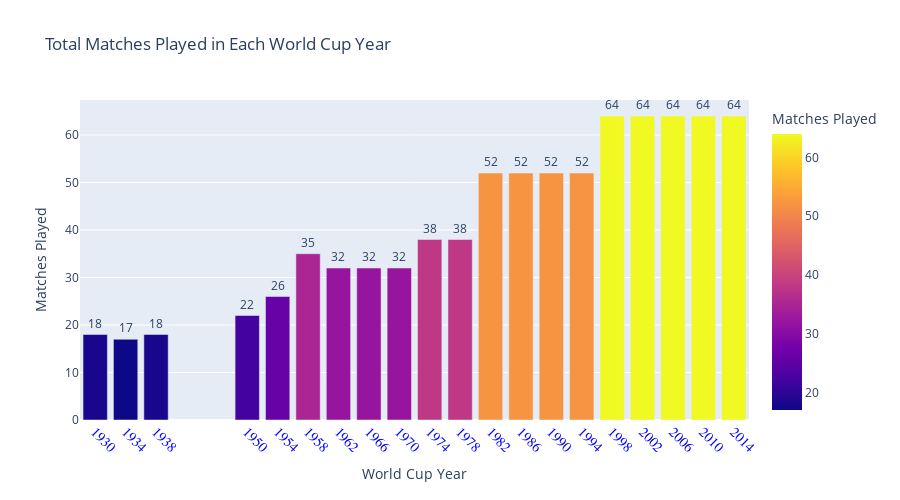

The notebook cell saved with this chart:
### Code cell
#Question1 How many matches wereplayed each World cup from 1930
#A value_count on the Year column nicely delivers thos
#To plot this effortlessly with plotly, we will convert the results to a fresh dataframe
#Notice how nicely plotly highlights the expected years world cups were mot played
matches_per_year = df.Year.value_counts() #a series into a dataframe
all_games = pd.DataFrame(matches_per_year) #mske series into dataframe
all_games.reset_index (inplace=True) #reset index inplace
all_games.columns = ['Year', 'Matches'] #rename the columns as needed
fig = px.bar(all_games, x='Year', y='Matches', text ='Matches', color = 'Matches', height = 500,
            labels={'Matches': 'Matches Played', 'Year':'World Cup Year'},
            title = "Total Matches Played in Each World Cup Year")
fig.update_traces(texttemplate = '%{text}', textposition='outside')
fig.update_layout(uniformtext_minsize=8, uniformtext_mode='hide')
fig.update_xaxes(
        tickangle=45, tickfont=dict(family='Arial', color='blue', size=14), 
        tickvals=[line for line in all_games.Year])
fig.show()

### Figure 1 — Plotly figure (JSON) as saved in the notebook; plotly's stock layout.template omitted (floating-point values rounded to 4 significant figures)
{"data": [{"alignmentgroup": "True", "hovertemplate": "World Cup Year=%{x}<br>Matches Played=%{marker.color}<extra></extra>", "legendgroup": "", "marker": {"color": [64, 64, 64, 64, 64, 52, 52, 52, 52, 38, 38, 35, 32, 32, 32, 26, 22, 18, 18, 17], "coloraxis": "coloraxis"}, "name": "", "offsetgroup": "", "orientation": "v", "showlegend": false, "text": [64, 64, 64, 64, 64, 52, 52, 52, 52, 38, 38, 35, 32, 32, 32, 26, 22, 18, 18, 17], "textposition": "outside", "texttemplate": "%{text}", "type": "bar", "x": [2014, 2010, 2006, 2002, 1998, 1994, 1990, 1986, 1982, 1974, 1978, 1958, 1970, 1966, 1962, 1954, 1950, 1938, 1930, 1934], "xaxis": "x", "y": [64, 64, 64, 64, 64, 52, 52, 52, 52, 38, 38, 35, 32, 32, 32, 26, 22, 18, 18, 17], "yaxis": "y"}], "layout": {"barmode": "relative", "coloraxis": {"colorbar": {"title": {"text": "Matches Played"}}, "colorscale": [[0, "#0d0887"], [0.1111, "#46039f"], [0.2222, "#7201a8"], [0.3333, "#9c179e"], [0.4444, "#bd3786"], [0.5556, "#d8576b"], [0.6667, "#ed7953"], [0.7778, "#fb9f3a"], [0.8889, "#fdca26"], [1, "#f0f921"]]}, "height": 500, "legend": {"tracegroupgap": 0}, "title": {"text": "Total Matches Played in Each World Cup Year"}, "uniformtext": {"minsize": 8, "mode": "hide"}, "xaxis": {"anchor": "y", "domain": [0, 1], "tickangle": 45, "tickfont": {"color": "blue", "family": "Arial", "size": 14}, "tickvals": [2014, 2010, 2006, 2002, 1998, 1994, 1990, 1986, 1982, 1974, 1978, 1958, 1970, 1966, 1962, 1954, 1950, 1938, 1930, 1934], "title": {"text": "World Cup Year"}}, "yaxis": {"anchor": "x", "domain": [0, 1], "title": {"text": "Matches Played"}}}}
